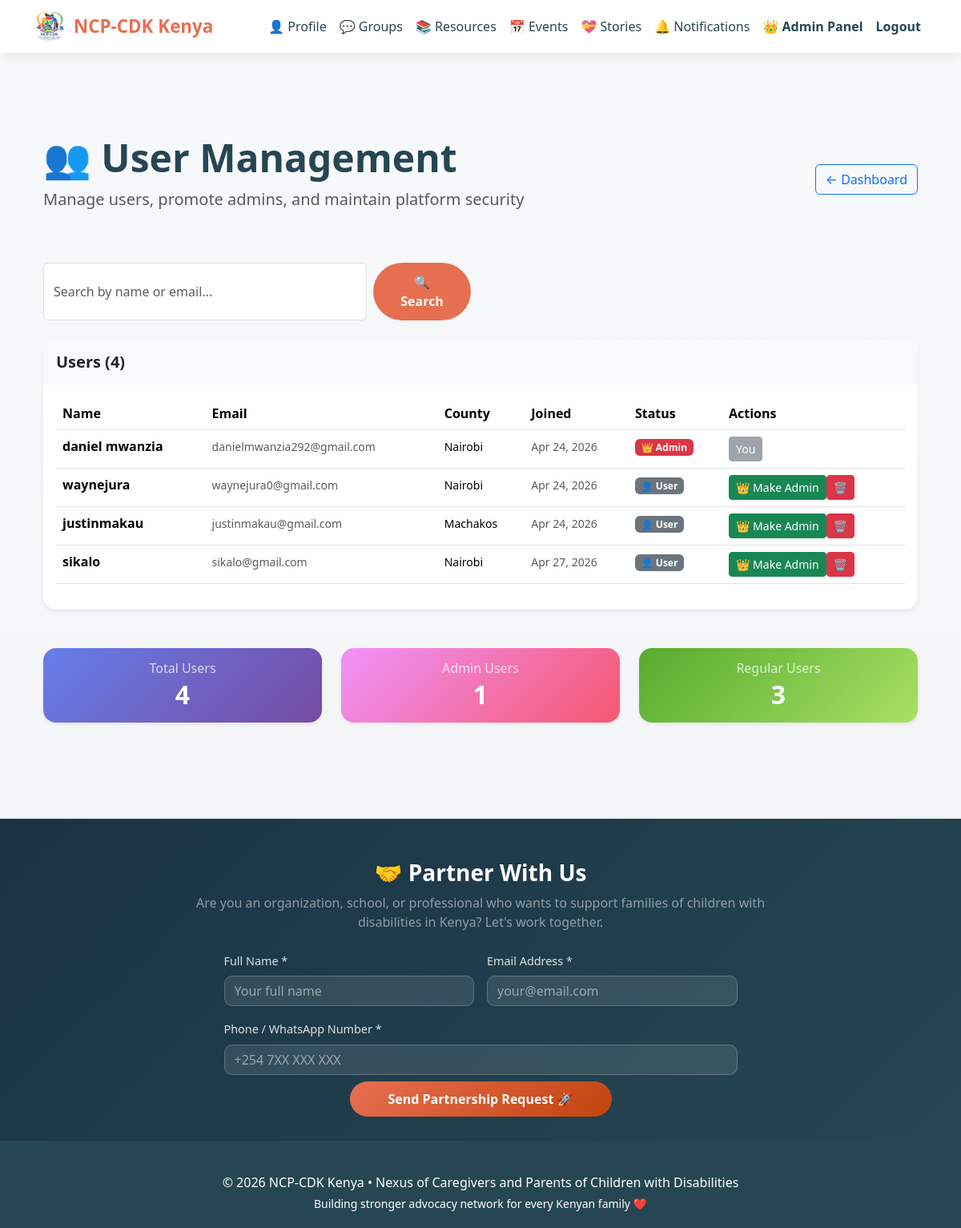
Screenshot of /admin/manage_users (signed in) with the database file from the repository.
### app/models.py (models this page shows, shortened)
class User(UserMixin, db.Model):
    id = db.Column(db.Integer, primary_key=True)
    email = db.Column(db.String(120), unique=True, nullable=False)
    password_hash = db.Column(db.String(256), nullable=False)
    name = db.Column(db.String(100))
    county = db.Column(db.String(50))
    is_admin = db.Column(db.Boolean, default=False)
    created_at = db.Column(db.DateTime, default=datetime.utcnow)
    password_reset_token = db.Column(db.String(256), nullable=True)
    password_reset_expiration = db.Column(db.DateTime, nullable=True)
    children = db.relationship('Child', back_populates='parent', cascade="all, delete-orphan")
    groups = db.relationship('SupportGroup', secondary=group_members, back_populates='members')
    messages = db.relationship('GroupMessage', back_populates='author', cascade="all, delete-orphan")
    stories = db.relationship('Story', back_populates='author', cascade="all, delete-orphan")
    notifications = db.relationship('Notification', back_populates='user', cascade="all, delete-orphan")

### app/admin.py (the view, shortened to what this page needs)
@admin_bp.route('/manage_users', methods=['GET', 'POST'])
@login_required
@admin_required
def manage_users():
    page = request.args.get('page', 1, type=int)
    search_query = request.args.get('search', '')
    if search_query:
        users = User.query.filter(
            (User.name.ilike(f'%{search_query}%')) |
            (User.email.ilike(f'%{search_query}%'))
        ).paginate(page=page, per_page=10)
    else:
        users = User.query.paginate(page=page, per_page=10)
    return render_template('manage_users.html', users=users, search_query=search_query)

### app/admin.py (called while the page is built)
def admin_required(f):
    @wraps(f)
    def decorated_function(*args, **kwargs):
        if not current_user.is_authenticated or not current_user.is_admin:
            flash('❌ You do not have permission to access this page.', 'danger')
            return redirect(url_for('main.home'))
        return f(*args, **kwargs)
    return decorated_function

### app/models.py (called while the page is built)
@login_manager.user_loader
def load_user(id):
    return User.query.get(int(id))

### app/templates/manage_users.html (shortened to what this page needs)
{% extends "base.html" %}
{% block content %}
<div class="container-fluid py-5">
    <div class="row mb-5">
        <div class="col-lg-12">
            <div class="d-flex justify-content-between align-items-center">
                <div>
                    <h1 class="display-5 fw-bold">👥 User Management</h1>
                    <p class="lead text-muted">Manage users, promote admins, and maintain platform security</p>
                </div>
                <a href="{{ url_for('admin.dashboard') }}" class="btn btn-outline-primary">← Dashboard</a>
            </div>
        </div>
    </div>
    <div class="row mb-4">
        <div class="col-lg-6">
            <form method="GET" class="d-flex gap-2">
                <input type="text" name="search" class="form-control"
                       placeholder="Search by name or email..."
                       value="{{ search_query | default('') }}">
                <button type="submit" class="btn btn-primary">🔍 Search</button>
            </form>
        </div>
    </div>
    <div class="row">
        <div class="col-lg-12">
            <div class="card border-0 shadow-sm">
                <div class="card-header bg-light border-0 py-3">
                    <h5 class="mb-0 fw-bold">Users ({{ users.total }})</h5>
                </div>
                <div class="card-body">
                    {% if users.items %}
                        <div class="table-responsive">
                            <table class="table table-hover">
                                <thead>
                                    <tr>
                                        <th>Name</th>
                                        <th>Email</th>
                                        <th>County</th>
                                        <th>Joined</th>
                                        <th>Status</th>
                                        <th>Actions</th>
                                    </tr>
                                </thead>
                                <tbody>
                                    {% for user in users.items %}
                                        <tr>
                                            <td><strong>{{ user.name }}</strong></td>
                                            <td><small class="text-muted">{{ user.email }}</small></td>
                                            <td><small>{{ user.county or '—' }}</small></td>
                                            <td><small class="text-muted">{{ user.created_at.strftime('%b %d, %Y') if user.created_at else 'N/A' }}</small></td>
                                            <td>
                                                {% if user.is_admin %}
                                                    <span class="badge bg-danger">👑 Admin</span>
                                                {% else %}
                                                    <span class="badge bg-secondary">👤 User</span>
                                                {% endif %}
                                            </td>
                                            <td>
                                                <div class="btn-group btn-group-sm" role="group">
                                                    {% if user.id == current_user.id %}
                                                        <button class="btn btn-secondary" disabled>You</button>
                                                    {% else %}
                                                        {% if user.is_admin %}
                                                            <form method="POST" style="display: inline;">
                                                                <input type="hidden" name="user_id" value="{{ user.id }}">
                                                                <input type="hidden" name="action" value="remove_admin">
                                                                <button type="submit" class="btn btn-warning btn-sm">👤 Remove Admin</button>
                                                            </form>
                                                        {% else %}
                                                            <form method="POST" style="display: inline;">
                                                                <button type="submit" class="btn btn-success btn-sm">👑 Make Admin</button>
                                                            </form>
                                                        {% endif %}
                                                        <form method="POST" style="display: inline;"
                                                              onsubmit="return confirm('Are you sure you want to delete this user?');">
                                                            <button type="submit" class="btn btn-danger btn-sm">🗑️</button>
                                                        </form>
                                                    {% endif %}
                                                </div>
                                            </td>
                                        </tr>
                                    {% endfor %}
                                </tbody>
                            </table>
                        </div>
                    {% else %}
                        <div class="alert alert-info">
                            <p class="mb-0">No users found{% if search_query %} matching your search{% endif %}.</p>
                        </div>
                    {% endif %}
                </div>
            </div>
        </div>
    </div>
    <div class="row mt-5">
        <div class="col-lg-4 mb-4">
            <div class="card border-0 shadow-sm text-white" style="background: linear-gradient(135deg, #667eea 0%, #764ba2 100%);">
                <div class="card-body text-center">
                    <h6 class="opacity-75 mb-1">Total Users</h6>
                    <h2 class="fw-bold mb-0">{{ users.total }}</h2>
                </div>
            </div>
        </div>
        <div class="col-lg-4 mb-4">
            <div class="card border-0 shadow-sm text-white" style="background: linear-gradient(135deg, #f093fb 0%, #f5576c 100%);">
                <div class="card-body text-center">
                    <h6 class="opacity-75 mb-1">Admin Users</h6>
                    <h2 class="fw-bold mb-0">
                        {{ users.items | selectattr('is_admin') | list | length }}
                    </h2>
                </div>
            </div>
        </div>
        <div class="col-lg-4 mb-4">
            <div class="card border-0 shadow-sm text-white" style="background: linear-gradient(135deg, #56ab2f 0%, #a8e063 100%);">
                <div class="card-body text-center">
                    <h6 class="opacity-75 mb-1">Regular Users</h6>
                    <h2 class="fw-bold mb-0">
                        {{ users.total - (users.items | selectattr('is_admin') | list | length) }}
                    </h2>
                </div>
            </div>
        </div>
    </div>
</div>
{% endblock %}

### app/templates/base.html (style rules this page uses)
:root { --primary: #e76f51; --secondary: #2a9d8f; --accent: #264653; }
body { font-family: 'Segoe UI', system-ui, -apple-system, sans-serif; background: linear-gradient(to bottom, #f8f9fa, #f1f3f5); color: var(--accent); min-height: 100vh; opacity: 0; transition: opacity 0.6s ease-in-out; }
body.loaded { opacity: 1; }
.card { border: none; border-radius: 16px; box-shadow: 0 10px 30px rgba(0,0,0,0.08); transition: all 0.3s; }
.btn-primary { background-color: var(--primary); border: none; padding: 12px 32px; border-radius: 50px; font-weight: 600; transition: transform 0.2s ease, box-shadow 0.2s ease; }

### rows the page displays
User: name "daniel mwanzia", email "danielmwanzia292@gmail.com", county "Nairobi", created_at "Apr 24, 2026", is_admin "👑 Admin", shows "You"
User: name "waynejura", email "waynejura0@gmail.com", county "Nairobi", created_at "Apr 24, 2026", shows "👤 User"
User: name "justinmakau", email "justinmakau@gmail.com", county "Machakos", created_at "Apr 24, 2026", shows "👤 User"
User: name "sikalo", email "sikalo@gmail.com", county "Nairobi", created_at "Apr 27, 2026", shows "👤 User"

### other values shown
{{ users.total }} "4"
{{ users.items | selectattr('is_admin') | list | length }} "1"
{{ users.total - (users.items | selectattr('is_admin') | list | length) }} "3"
